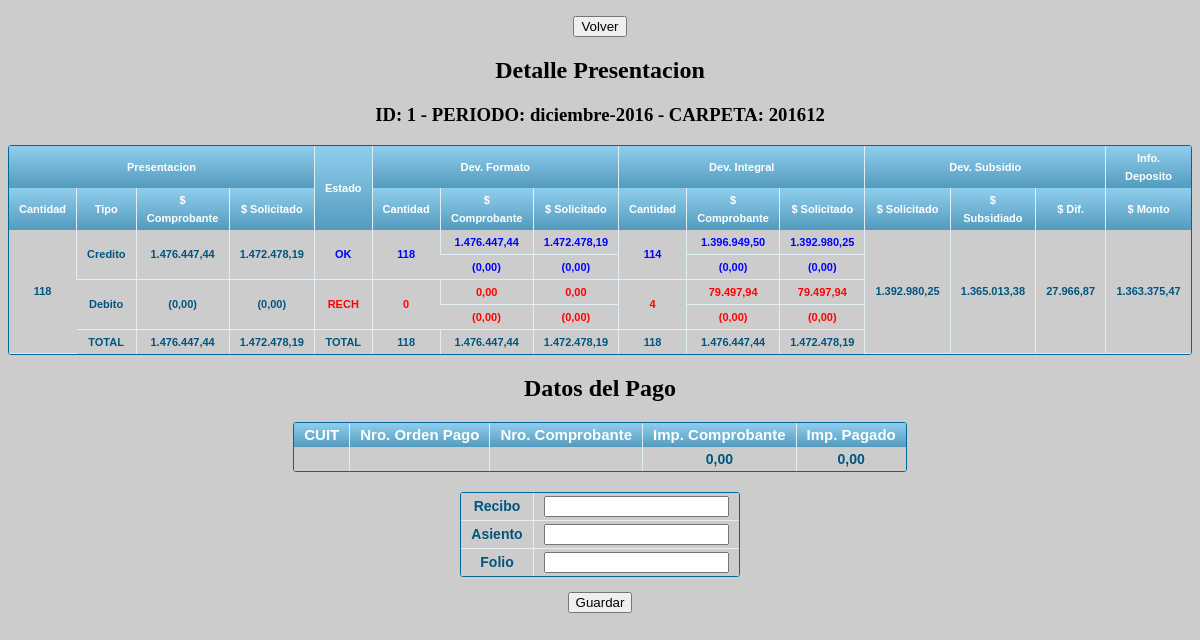
Before: /presentacion.pagos.carga.php?idpresentacion=1&nrocomint=169534&norord=203852 (signed in) with the older database file.
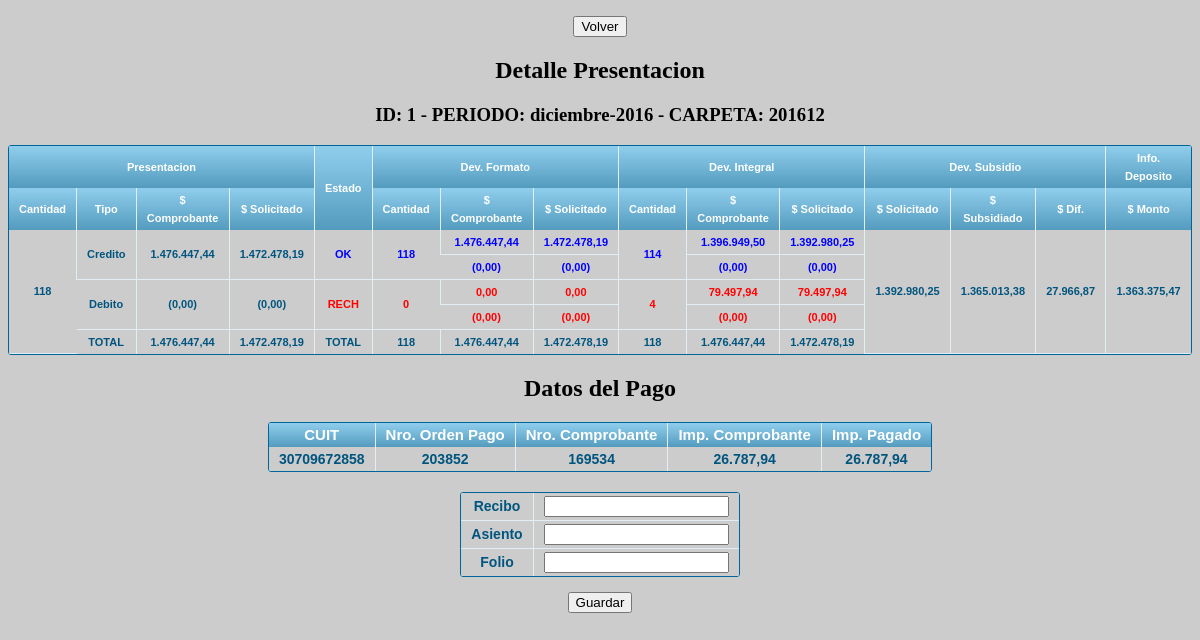
After: the same page with the newer database file.
### tables this page shows
CREATE TABLE IF NOT EXISTS `presentacion` (
  `id` int(4) NOT NULL AUTO_INCREMENT,
  `idcronograma` int(3) NOT NULL,
  `fechapresentacion` date DEFAULT NULL,
  `fechacancelacion` date DEFAULT NULL,
  `motivocancelacion` text,
  `cantfactura` int(6) NOT NULL,
  `impcomprobantes` decimal(15,2) NOT NULL,
  `impsolicitado` decimal(15,2) NOT NULL,
  `impcomprobantesd` decimal(15,2) NOT NULL,
  `impsolicitadod` decimal(15,2) NOT NULL,
  `fechadeposito` date DEFAULT NULL,
  `montodepositado` decimal(15,2) DEFAULT NULL,
  PRIMARY KEY (`id`)
);

CREATE TABLE IF NOT EXISTS `cronograma` (
  `id` int(3) NOT NULL AUTO_INCREMENT,
  `periodo` varchar(100) NOT NULL,
  `carpeta` varchar(6) NOT NULL,
  `fechacierre` date NOT NULL,
  `periodosincluidos` varchar(50) NOT NULL,
  PRIMARY KEY (`id`)
);

CREATE TABLE IF NOT EXISTS `presentacionformato` (
  `id` int(4) NOT NULL,
  `fechadevformato` date NOT NULL,
  `cantformatook` int(6) NOT NULL,
  `impcomprobantesformatook` decimal(15,2) NOT NULL,
  `impsolicitadoformatook` decimal(15,2) NOT NULL,
  `impcomprobantesformatodok` decimal(15,2) NOT NULL,
  `impsolicitadoformatodok` decimal(15,2) NOT NULL,
  `cantformatonok` int(6) NOT NULL,
  `impcomprobantesformatonok` decimal(15,2) NOT NULL,
  `impsolicitadoformatonok` decimal(15,2) NOT NULL,
  `impcomprobantesformatodnok` decimal(15,2) NOT NULL,
  `impsolicitadoformatodnok` decimal(15,2) NOT NULL,
  PRIMARY KEY (`id`)
);

CREATE TABLE IF NOT EXISTS `presentacionintegral` (
  `id` int(4) NOT NULL,
  `fechaintegral` date NOT NULL,
  `cantintegralok` int(6) NOT NULL,
  `impcomprobantesintegralok` decimal(15,2) NOT NULL,
  `impsolicitadointegralok` decimal(15,2) NOT NULL,
  `impcomprobantesintegraldok` decimal(15,2) NOT NULL,
  `impsolicitadointegraldok` decimal(15,2) NOT NULL,
  `cantintegralnok` int(6) NOT NULL,
  `impcomprobantesintegralnok` decimal(15,2) NOT NULL,
  `impsolicitadointegralnok` decimal(15,2) NOT NULL,
  `impcomprobantesintegraldnok` decimal(15,2) NOT NULL,
  `impsolicitadointegraldnok` decimal(15,2) NOT NULL,
  PRIMARY KEY (`id`)
);

CREATE TABLE IF NOT EXISTS `presentacionsubsidio` (
  `id` int(4) NOT NULL,
  `fechasubsidio` date NOT NULL,
  `numliquidacion` varchar(11) NOT NULL,
  `impsolicitadosubsidio` decimal(15,2) NOT NULL,
  `montosubsidio` decimal(15,2) NOT NULL,
  PRIMARY KEY (`id`)
);

CREATE TABLE IF NOT EXISTS `pagos` (
  `idpresentacion` int(4) NOT NULL,
  `nrocominterno` int(8) NOT NULL,
  `nroordenpago` int(8) NOT NULL,
  `nrodepago` int(3) NOT NULL,
  `importepagado` float(8,2) NOT NULL,
  `nrotransferencia` char(12) NOT NULL,
  `fechatransferencia` date NOT NULL,
  `retingresosbrutos` float(8,2) NOT NULL,
  `retganancias` float(8,2) NOT NULL,
  `recibo` int(8) DEFAULT NULL,
  `asiento` varchar(11) DEFAULT NULL,
  `folio` varchar(11) DEFAULT NULL,
  PRIMARY KEY (`idpresentacion`,`nrocominterno`,`nroordenpago`)
);

CREATE TABLE IF NOT EXISTS `facturas` (
  `nrocominterno` int(8) NOT NULL AUTO_INCREMENT,
  `idpresentacion` int(4) NOT NULL,
  `tipoarchivo` varchar(2) NOT NULL,
  `codigoob` int(6) NOT NULL,
  `cuil` varchar(11) NOT NULL,
  `codcertificado` varchar(40) DEFAULT NULL,
  `vtocertificado` varchar(10) DEFAULT NULL,
  `periodo` varchar(6) NOT NULL,
  `cuit` varchar(11) NOT NULL,
  `nombre` varchar(200) DEFAULT NULL,
  `tipocomprobante` int(2) NOT NULL,
  `tipoemision` char(1) NOT NULL,
  `fechacomprobante` varchar(10) NOT NULL,
  `cae` varchar(14) NOT NULL,
  `puntoventa` int(4) NOT NULL,
  `nrocomprobante` varchar(8) NOT NULL,
  `impcomprobante` decimal(8,2) NOT NULL,
  `impsolicitado` decimal(8,2) NOT NULL,
  `codpractica` int(3) NOT NULL,
  `cantidad` int(6) NOT NULL,
  `provincia` int(2) NOT NULL,
  `dependencia` char(1) NOT NULL,
  `deverrorformato` varchar(260) DEFAULT NULL,
  `impcomprobanteformato` decimal(8,2) DEFAULT NULL,
  `impsolicitadoformato` decimal(8,2) DEFAULT NULL,
  `deverrorintegral` varchar(260) DEFAULT NULL,
  `impcomprobanteintegral` decimal(8,2) DEFAULT NULL,
  `impsolicitadointegral` decimal(8,2) DEFAULT NULL,
  `impsolicitadosubsidio` decimal(8,2) DEFAULT NULL,
  `impmontosubsidio` decimal(8,2) DEFAULT NULL,
  PRIMARY KEY (`nrocominterno`,`idpresentacion`,`tipoarchivo`)
);

### include/detalle.php (the view, shortened to what this page needs)
<?php $sqlPresentacion = "SELECT
p.id as idpres,
DATE_FORMAT(p.fechapresentacion, '%d-%m-%Y') as fechapresentacion,
DATE_FORMAT(p.fechacancelacion, '%d-%m-%Y') as fechacancelacion,
p.motivocancelacion,
p.cantfactura,
p.impcomprobantes,
p.impsolicitado,
p.impcomprobantesd,
p.impsolicitadod,
cronograma.periodo,
cronograma.carpeta,
DATE_FORMAT(presentacionformato.fechadevformato, '%d-%m-%Y') as fechadevformato,
presentacionformato.*,
DATE_FORMAT(presentacionintegral.fechaintegral, '%d-%m-%Y') as fechaintegral,
presentacionintegral.*,
DATE_FORMAT(presentacionsubsidio.fechasubsidio, '%d-%m-%Y') as fechasubsidio,
presentacionsubsidio.impsolicitadosubsidio,
presentacionsubsidio.montosubsidio,
DATE_FORMAT(p.fechadeposito, '%d-%m-%Y') as fechadeposito,
p.montodepositado
FROM presentacion p
INNER JOIN cronograma on p.idcronograma = cronograma.id
LEFT JOIN presentacionformato on p.id = presentacionformato.id
LEFT JOIN presentacionintegral on p.id = presentacionintegral.id
LEFT JOIN presentacionsubsidio on p.id = presentacionsubsidio.id
WHERE p.id = $idPresentacion";
$resPresentacion = mysql_query($sqlPresentacion);
$rowPresentacion = mysql_fetch_array($resPresentacion);
?>
	<h2>Detalle Presentacion</h2>
	 	<h3>ID: <?php echo $rowPresentacion['idpres']?> - PERIODO: <?php echo $rowPresentacion['periodo'] ?> - CARPETA: <?php echo $rowPresentacion['carpeta'] ?></h3>
<div class="grilla">
	<table>
		<thead>
		  <tr>
		    <th colspan="4" style="font-size: 11px">Presentacion</th>
		    <th rowspan="2" style="font-size: 11px">Estado</th>
		    <th colspan="3" style="font-size: 11px">Dev. Formato</th>
		    <th colspan="3" style="font-size: 11px">Dev. Integral</th>
		    <th colspan="3" style="font-size: 11px">Dev. Subsidio</th>
		    <th style="font-size: 11px">Info. Deposito</th>
		  </tr>
		  <tr>
		  	<th style="font-size: 11px">Cantidad</th>
		    <th style="font-size: 11px">Tipo</th>
		    <th style="font-size: 11px">$ Comprobante</th>
		    <th style="font-size: 11px">$ Solicitado</th>
		    <th style="font-size: 11px">Cantidad</th>
		    <th style="font-size: 11px">$ Comprobante</th>
		    <th style="font-size: 11px">$ Solicitado</th>
		    <th style="font-size: 11px">Cantidad</th>
		    <th style="font-size: 11px">$ Comprobante</th>
		    <th style="font-size: 11px">$ Solicitado</th>
		    <th style="font-size: 11px">$ Solicitado</th>
		    <th style="font-size: 11px">$ Subsidiado</th>
		    <th style="font-size: 11px">$ Dif.</th>
		    <th style="font-size: 11px">$ Monto</th>
		  </tr>
		</thead>
		<tbody>
			<tr>
				<td rowspan="5" style="font-size: 11px"><?php echo number_format($rowPresentacion['cantfactura'],"0","",".") ?></td>
				<td rowspan="2" style="font-size: 11px">Credito</td>
				<td rowspan="2" style="font-size: 11px"><?php echo number_format($rowPresentacion['impcomprobantes'],"2",",",".") ?> </td>
			 	<td rowspan="2" style="font-size: 11px"><?php echo number_format($rowPresentacion['impsolicitado'],"2",",",".") ?></td>
				<td rowspan="2" style="color: blue; font-size: 11px">OK</td>
				<td rowspan="2" style="color: blue; font-size: 11px"><?php echo number_format($rowPresentacion['cantformatook'],"0","",".")?></td>
				<td style="color: blue; font-size: 11px"><?php echo number_format($rowPresentacion['impcomprobantesformatook'],"2",",",".") ?> </td>
				<td style="color: blue; font-size: 11px"><?php echo number_format($rowPresentacion['impsolicitadoformatook'],"2",",",".") ?></td>
				<td rowspan="2" style="color: blue; font-size: 11px"><?php echo number_format($rowPresentacion['cantintegralok'],"0","",".")?></td>
				<td style="color: blue; font-size: 11px"><?php echo number_format($rowPresentacion['impcomprobantesintegralok'],"2",",",".") ?> </td>
				<td style="color: blue; font-size: 11px"><?php echo number_format($rowPresentacion['impsolicitadointegralok'],"2",",",".") ?></td>
				<td rowspan="5" style="font-size: 11px"><?php echo number_format($rowPresentacion['impsolicitadosubsidio'],"2",",",".") ?></td>
				<td rowspan="5" style="font-size: 11px"><?php echo number_format($rowPresentacion['montosubsidio'],"2",",",".") ?></td>
				<td rowspan="5" style="font-size: 11px"><?php echo number_format($rowPresentacion['impsolicitadosubsidio']-$rowPresentacion['montosubsidio'],"2",",",".") ?></td>
				<td rowspan="5" style="font-size: 11px"> <?php echo number_format($rowPresentacion['montodepositado'],"2",",",".") ?> </td>
			</tr>
			<tr>
				<td style="color: blue; font-size: 11px"><?php echo "(".number_format($rowPresentacion['impcomprobantesformatodok'],"2",",",".").")" ?> </td>
				<td style="color: blue; font-size: 11px"><?php echo "(".number_format($rowPresentacion['impsolicitadoformatodok'],"2",",",".").")" ?></td>
				<td style="color: blue; font-size: 11px"><?php echo "(".number_format($rowPresentacion['impcomprobantesintegraldok'],"2",",",".").")" ?> </td>
				<td style="color: blue; font-size: 11px"><?php echo "(".number_format($rowPresentacion['impsolicitadointegraldok'],"2",",",".").")" ?></td>
			</tr>
			<tr>
				<td rowspan="2" style="font-size: 11px">Debito</td>
				<td rowspan="2" style="font-size: 11px"><?php echo "(".number_format($rowPresentacion['impcomprobantesd'],"2",",",".").")"; ?> </td>
				<td rowspan="2" style="font-size: 11px"><?php echo "(".number_format($rowPresentacion['impsolicitadod'],"2",",",".").")" ?></td>
				<td rowspan="2" style="color: red; font-size: 11px">RECH</td>
				<td rowspan="2" style="color: red; font-size: 11px"><?php echo number_format($rowPresentacion['cantformatonok'],"0","",".")?></td>
				<td style="color: red; font-size: 11px"><?php echo number_format($rowPresentacion['impcomprobantesformatonok'],"2",",",".") ?> </td>
				<td style="color: red; font-size: 11px"><?php echo number_format($rowPresentacion['impsolicitadoformatonok'],"2",",",".") ?></td>
				<td rowspan="2" style="color: red; font-size: 11px"><?php echo number_format($rowPresentacion['cantintegralnok'],"0","",".")?></td>
				<td style="color: red; font-size: 11px"><?php echo number_format($rowPresentacion['impcomprobantesintegralnok'],"2",",",".") ?> </td>
				<td style="color: red; font-size: 11px"><?php echo number_format($rowPresentacion['impsolicitadointegralnok'],"2",",",".") ?></td>
			</tr>
			<tr>
				<td style="color: red; font-size: 11px"><?php echo "(".number_format($rowPresentacion['impcomprobantesformatodnok'],"2",",",".").")" ?> </td>
				<td style="color: red; font-size: 11px"><?php echo "(".number_format($rowPresentacion['impsolicitadoformatodnok'],"2",",",".").")" ?></td>
				<td style="color: red; font-size: 11px"><?php echo "(".number_format($rowPresentacion['impcomprobantesintegraldnok'],"2",",",".").")" ?> </td>
				<td style="color: red; font-size: 11px"><?php echo "(".number_format($rowPresentacion['impsolicitadointegraldnok'],"2",",",".").")" ?></td>
			</tr>
			<tr>
				<td style="font-size: 11px">TOTAL</td>
				<td style="font-size: 11px"><?php echo number_format($rowPresentacion['impcomprobantes'] - $rowPresentacion['impcomprobantesd'],"2",",",".")?></td>
				<td style="font-size: 11px"><?php echo number_format($rowPresentacion['impsolicitado'] - $rowPresentacion['impsolicitadod'],"2",",",".")?></td>
				<td style="font-size: 11px">TOTAL</td>
				<td style="font-size: 11px"><?php echo number_format($rowPresentacion['cantformatook'] + $rowPresentacion['cantformatonok'],"0","",".") ?></td>
				<td style="font-size: 11px"><?php echo number_format($rowPresentacion['impcomprobantesformatook'] + $rowPresentacion['impcomprobantesformatonok'] - $rowPresentacion['impcomprobantesformatodok'] - $rowPresentacion['impcomprobantesformatodnok'],"2",",",".")  ?> </td>
				<td style="font-size: 11px"><?php echo number_format($rowPresentacion['impsolicitadoformatook'] + $rowPresentacion['impsolicitadoformatonok'] - $rowPresentacion['impsolicitadoformatodok'] - $rowPresentacion['impsolicitadoformatodnok'],"2",",",".") ?></td>
				<td style="font-size: 11px"><?php echo number_format($rowPresentacion['cantintegralok'] + $rowPresentacion['cantintegralnok'],"0","",".") ?></td>
				<td style="font-size: 11px"><?php echo number_format($rowPresentacion['impcomprobantesintegralok'] + $rowPresentacion['impcomprobantesintegralnok'] - $rowPresentacion['impcomprobantesintegraldok'] - $rowPresentacion['impcomprobantesintegraldnok'],"2",",",".") ?> </td>
				<td style="font-size: 11px"><?php echo number_format($rowPresentacion['impsolicitadointegralok'] + $rowPresentacion['impsolicitadointegralnok'] - $rowPresentacion['impsolicitadointegraldok'] - $rowPresentacion['impsolicitadointegraldnok'],"2",",",".")  ?></td>
			</tr>
		</tbody>
	</table>
</div>

### presentacion.pagos.carga.php (shortened to what this page needs)
<?php
$idPresentacion = $_GET['idpresentacion'];
$nrocomint = $_GET['nrocomint'];
$norord = $_GET['norord'];
$sqlPago = "SELECT * FROM pagos p, facturas f
				WHERE
					p.idpresentacion = $idPresentacion and
					p.nrocominterno = $nrocomint and
					p.nroordenpago = $norord and
					p.nrocominterno = f.nrocominterno";
$resPago = mysql_query($sqlPago);
$rowPago = mysql_fetch_array($resPago);
?>
<!DOCTYPE html PUBLIC "-//W3C//DTD XHTML 1.0 Transitional//EN" "http://www.w3.org/TR/xhtml1/DTD/xhtml1-transitional.dtd">
<html xmlns="http://www.w3.org/1999/xhtml">
<head>
<link rel="stylesheet" href="css/tablas.css"/>
</head>
<body bgcolor="#CCCCCC">
	<div align="center">
		<p><input class="nover" type="button" name="volver" value="Volver" onClick="location.href = 'presentacion.pagos.php?id=<?php echo $idPresentacion?>'" /></p>
	 	<?php include_once("include/detalle.php")?>
	 	<h2>Datos del Pago</h2>
	 	<form onSubmit="return validar(this)" action="presentacion.pagos.carga.guardar.php" method="post">
		 	<div class="grilla" style="margin-bottom: 20px">
			 	<table>
			 		<thead>
			 			<th>CUIT</th>
			 			<th>Nro. Orden Pago</th>
			 			<th>Nro. Comprobante</th>
			 			<th>Imp. Comprobante</th>
			 			<th>Imp. Pagado</th>
			 		</thead>
			 		<tbody>
			 			<td><?php echo $rowPago['cuit'] ?></td>
			 			<td><?php echo $rowPago['nroordenpago'] ?></td>
			 			<td><?php echo $rowPago['nrocominterno'] ?></td>
			 			<td><?php echo number_format($rowPago['impcomprobante'],"2",",","."); ?></td>
			 			<td><?php echo number_format($rowPago['importepagado'],"2",",","."); ?></td>
			 		</tbody>
			 	</table>
			 </div>
			 <div class=grilla>
				 <table>
				 	<tr>
				 		<td>Recibo</td>
				 		<td><input type="text" value="<?php echo $rowPago['recibo'] ?>" id="recibo" name="recibo"></input></td>
				 	</tr>
				 	<tr>
				 		<td>Asiento</td>
				 		<td><input type="text" value="<?php echo $rowPago['asiento'] ?>" id="asiento" name="asiento"></input></td>
				 	</tr>
				 	<tr>
				 		<td>Folio</td>
				 		<td><input type="text" value="<?php echo $rowPago['folio'] ?>" id="folio" name="folio"></input></td>
				 	</tr>
				 </table>
			 </div>
			 <input type="submit" value="Guardar" style="margin-top: 15px"></input>
		</form>
	</div>
</body>
</html>

### css/tablas.css (style rules this page uses)
.grilla { font: normal 12px/150% Arial, Helvetica, sans-serif; background: #fff; overflow: hidden; border: 1px solid #006699; -webkit-border-radius: 3px; -moz-border-radius: 3px; border-radius: 3px; display: table }
.grilla table { border-collapse: collapse; text-align: center; width: 100%; }
.grilla table td, .grilla table th, .grilla table .title { padding: 3px 10px; }
.grilla table thead th, .grilla table .title { background-image: linear-gradient(to bottom, #8DCBEA 5%, #539BBE 100%); background-color:#99bfe6; color:#FFFFFF; font-size: 15px; font-weight: bold; border-left: 1px solid #E1EEF4; }
.grilla table thead th:first-child, .grilla table .title { border: none; }
.grilla table tbody td { background-color:#CCCCCC; color: #00557F; border-left: 1px solid #E1EEF4; font-size: 14px; border-bottom: 1px solid #E1EEF4; font-weight: bold; }
.grilla table tbody td:first-child { border-left: none; }
.grilla table tbody tr:last-child td { border-bottom: none; }

### presentacion.pagos.carga.php (style rules this page uses)
.nover { display:none }

Changed rows visible on the page:
added pagos: facturas.cuit "30709672858", nroordenpago "203852", facturas.nrocominterno "169534", facturas.impcomprobante "26.787,94", importepagado "26.787,94"
Other visible differences:
$rowPago['impcomprobante']: "0,00" → (not shown)
$rowPago['importepagado']: "0,00" → (not shown)
